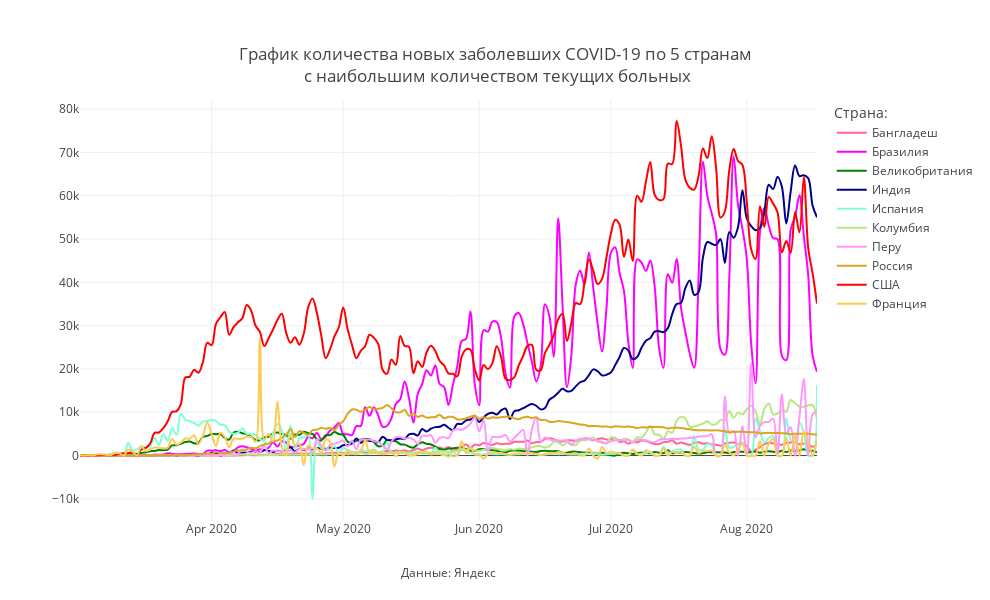

Notebook code for this chart:
### Code cell
mask = (X.Date>datetime.date(2020,3,1))&(X.Country.isin(country_towatch))
#mask = (X.Region.isin(regions_towatch))

fig = px.line(X[mask], y="Day_confirmed", x="Date",
                             color="Country", line_group="Country",
              line_shape="spline", render_mode="notebook",labels={'Country':'Страна:'},
              color_discrete_map={
                "США": "red",
                "Бразилия": "magenta",
                "Россия": "goldenrod",
                "Индия": "darkblue",
                "Великобритания": "green",
                 'Испания': 'aquamarine'},
             title="График количества новых заболевших COVID-19 по 5 странам<br> с наибольшим количеством текущих больных")

fig.update_layout(
    annotations=[
            dict(
            x=0.5,
            y=-0.15,
            showarrow=False,
            text="Данные: Яндекс",
            xref="paper",
            yref="paper")],
           
                  title_x = 0.5,
                  title_y= 0.9,
                  title_xanchor = "center",
                  title_yanchor = "bottom", 
                  
                  width = 990, height = 600,template = 'gridon',
    
    
                  xaxis_title='',yaxis_title = ''
)


fig.show()

### Figure 1 — Plotly figure (JSON) as saved in the notebook; plotly's stock layout.template omitted (floating-point values rounded to 4 significant figures; data arrays with more than 128 entries replaced by an {"elided": "..."} marker saying what was removed)
{"data": [{"hovertemplate": "Страна:=Бангладеш<br>Date=%{x}<br>Day_confirmed=%{y}<extra></extra>", "legendgroup": "Бангладеш", "line": {"color": "#FF6692", "dash": "solid", "shape": "spline"}, "mode": "lines", "name": "Бангладеш", "orientation": "v", "showlegend": true, "type": "scatter", "x": {"elided": "169 str values"}, "xaxis": "x", "y": {"elided": "169 int values"}, "yaxis": "y"}, {"hovertemplate": "Страна:=Бразилия<br>Date=%{x}<br>Day_confirmed=%{y}<extra></extra>", "legendgroup": "Бразилия", "line": {"color": "magenta", "dash": "solid", "shape": "spline"}, "mode": "lines", "name": "Бразилия", "orientation": "v", "showlegend": true, "type": "scatter", "x": {"elided": "169 str values"}, "xaxis": "x", "y": {"elided": "169 int values"}, "yaxis": "y"}, {"hovertemplate": "Страна:=Великобритания<br>Date=%{x}<br>Day_confirmed=%{y}<extra></extra>", "legendgroup": "Великобритания", "line": {"color": "green", "dash": "solid", "shape": "spline"}, "mode": "lines", "name": "Великобритания", "orientation": "v", "showlegend": true, "type": "scatter", "x": {"elided": "169 str values"}, "xaxis": "x", "y": {"elided": "169 int values"}, "yaxis": "y"}, {"hovertemplate": "Страна:=Индия<br>Date=%{x}<br>Day_confirmed=%{y}<extra></extra>", "legendgroup": "Индия", "line": {"color": "darkblue", "dash": "solid", "shape": "spline"}, "mode": "lines", "name": "Индия", "orientation": "v", "showlegend": true, "type": "scatter", "x": {"elided": "169 str values"}, "xaxis": "x", "y": {"elided": "169 int values"}, "yaxis": "y"}, {"hovertemplate": "Страна:=Испания<br>Date=%{x}<br>Day_confirmed=%{y}<extra></extra>", "legendgroup": "Испания", "line": {"color": "aquamarine", "dash": "solid", "shape": "spline"}, "mode": "lines", "name": "Испания", "orientation": "v", "showlegend": true, "type": "scatter", "x": {"elided": "169 str values"}, "xaxis": "x", "y": {"elided": "169 int values"}, "yaxis": "y"}, {"hovertemplate": "Страна:=Колумбия<br>Date=%{x}<br>Day_confirmed=%{y}<extra></extra>", "legendgroup": "Колумбия", "line": {"color": "#B6E880", "dash": "solid", "shape": "spline"}, "mode": "lines", "name": "Колумбия", "orientation": "v", "showlegend": true, "type": "scatter", "x": {"elided": "169 str values"}, "xaxis": "x", "y": {"elided": "169 int values"}, "yaxis": "y"}, {"hovertemplate": "Страна:=Перу<br>Date=%{x}<br>Day_confirmed=%{y}<extra></extra>", "legendgroup": "Перу", "line": {"color": "#FF97FF", "dash": "solid", "shape": "spline"}, "mode": "lines", "name": "Перу", "orientation": "v", "showlegend": true, "type": "scatter", "x": {"elided": "169 str values"}, "xaxis": "x", "y": {"elided": "169 int values"}, "yaxis": "y"}, {"hovertemplate": "Страна:=Россия<br>Date=%{x}<br>Day_confirmed=%{y}<extra></extra>", "legendgroup": "Россия", "line": {"color": "goldenrod", "dash": "solid", "shape": "spline"}, "mode": "lines", "name": "Россия", "orientation": "v", "showlegend": true, "type": "scatter", "x": {"elided": "169 str values"}, "xaxis": "x", "y": {"elided": "169 int values"}, "yaxis": "y"}, {"hovertemplate": "Страна:=США<br>Date=%{x}<br>Day_confirmed=%{y}<extra></extra>", "legendgroup": "США", "line": {"color": "red", "dash": "solid", "shape": "spline"}, "mode": "lines", "name": "США", "orientation": "v", "showlegend": true, "type": "scatter", "x": {"elided": "169 str values"}, "xaxis": "x", "y": {"elided": "169 int values"}, "yaxis": "y"}, {"hovertemplate": "Страна:=Франция<br>Date=%{x}<br>Day_confirmed=%{y}<extra></extra>", "legendgroup": "Франция", "line": {"color": "#FECB52", "dash": "solid", "shape": "spline"}, "mode": "lines", "name": "Франция", "orientation": "v", "showlegend": true, "type": "scatter", "x": {"elided": "169 str values"}, "xaxis": "x", "y": {"elided": "169 int values"}, "yaxis": "y"}], "layout": {"annotations": [{"showarrow": false, "text": "Данные: Яндекс", "x": 0.5, "xref": "paper", "y": -0.15, "yref": "paper"}], "height": 600, "legend": {"title": {"text": "Страна:"}, "tracegroupgap": 0}, "title": {"text": "График количества новых заболевших COVID-19 по 5 странам<br> с наибольшим количеством текущих больных", "x": 0.5, "xanchor": "center", "y": 0.9, "yanchor": "bottom"}, "width": 990, "xaxis": {"anchor": "y", "domain": [0, 1], "title": {"text": ""}}, "yaxis": {"anchor": "x", "domain": [0, 1], "title": {"text": ""}}}}
